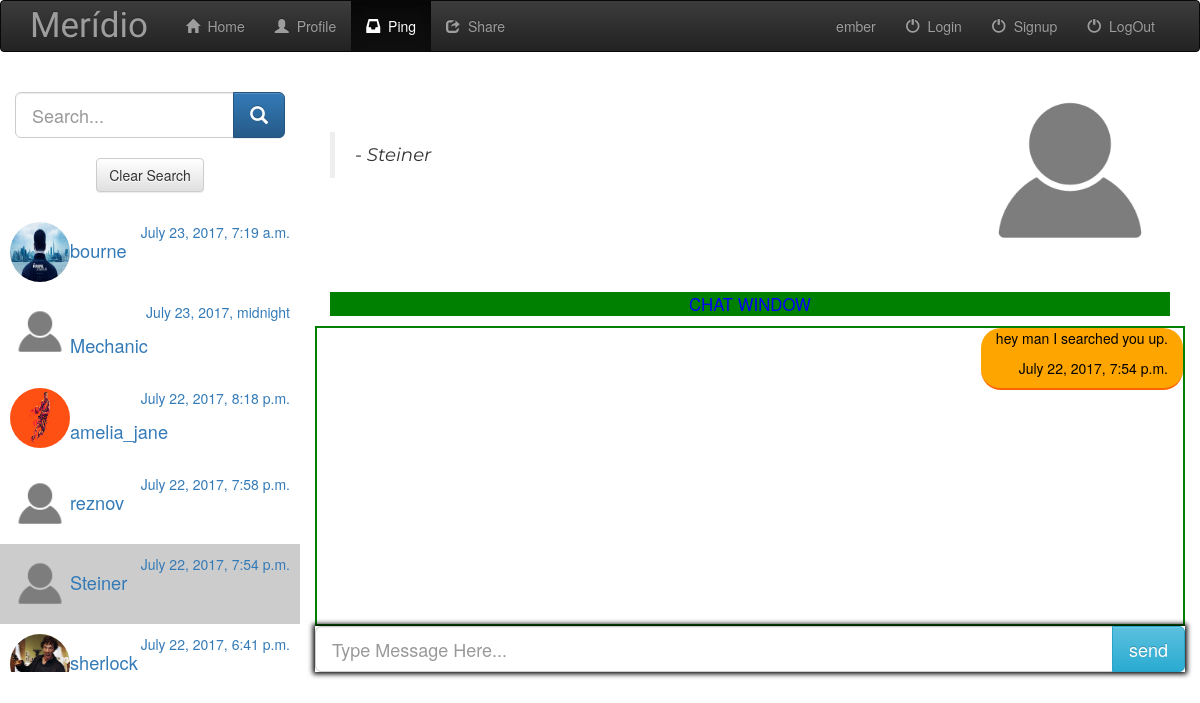
Page /website/message_app/4 (signed in) on the committed database.
### website/models.py (models this page shows, shortened)
class Network(models.Model):
	user = models.ForeignKey(User,on_delete=models.CASCADE)
	friend_pk = models.IntegerField()
	friend_name = models.CharField(max_length=500,default='')
	last_conversation = models.DateTimeField(default = datetime.datetime(1997,3,30,0,0,0,0))

class Profile(models.Model):
	user = models.OneToOneField(User,on_delete=models.CASCADE)
	bio = models.TextField(max_length=5000,blank=True)
	location = models.CharField(max_length=100,blank=True)
	birth_date = models.DateField(null=True,blank=True)
	contrib = models.IntegerField()
	avatar = models.FileField(default='profile-icon.png')

class Conversation(models.Model):
	network = models.ForeignKey(Network,on_delete=models.CASCADE)
	conversation = models.TextField(max_length=10000)
	conv_time = models.DateTimeField(default=datetime.datetime(1997,3,30,0,0,0,0))

### website/views.py (the view)
# urls.py: url(r'^message_app/(?P<chat_id>[0-9]+)$',views.message_app,name='app_message'),
def message_app(request,chat_id):
	if not request.user.is_authenticated():
		return render(request,'website/login.html',{'error_message':'Login to Access Feature'})
	chat_id = int(chat_id)
	user = User.objects.get(username=request.session['curr_user'])
	network = Network.objects.filter(user=user).order_by("-last_conversation")
	network_list = []
	if(len(network) == 0):
		context={'network_list':network_list,'chat_id':chat_id,'is_empty':"Repo is empty"}
		return render(request,'website/message_app.html',context)
	itr = 0
	for item in network:
		friend = User.objects.get(pk=item.friend_pk)
		network_map = {'network':item,'friend':friend,'chat_id':itr}
		network_list.append(network_map)
		itr = itr+1
	sent_message_list = network_list[chat_id]["network"].conversation_set.all().order_by("conv_time")
	cross_item = Network.objects.get(user=network_list[chat_id]["friend"],friend_pk=user.pk,friend_name=user.username)
	recieved_message_list = cross_item.conversation_set.all().order_by("conv_time")
	message_list = sent_message_list | recieved_message_list
	message_list = sorted(message_list,key=lambda item:item.conv_time)
	context={'network_list':network_list,'chat_id':chat_id,'message_list':message_list}
	return render(request,'website/message_app.html',context)

### website/templatetags/list_index.py (called while the page is built)
@register.filter
def index(List,i):
	return List[int(i)]

@register.filter
def get_element(item,element):
	print(item["friend"])
	if element == 'username':
		return item["friend"].username
	elif element == 'photo':
		return item["friend"].profile.avatar.url
	elif element == 'bio':
		return item["friend"].profile.bio

@register.filter
def get_chatcode(item):
	return item["chat_id"]

### website/templates/website/message_app.html (shortened to what this page needs)
{% extends 'website/base.html' %}
{% load static %}
{% load list_index %}
{% block content %}
<div class="row">
	<div class="container-fluid">
		<div class="col-md-3 chat-wrapper">
			<br>
			<div class="input-group input-group-lg search-wrapper">
		      	<input type="text" class="form-control" placeholder="Search..." name="searchchat" id="search_chat">
		     	<div class="input-group-btn">
		        	<button class="btn btn-primary" onclick="search()"><i class="glyphicon glyphicon-search"></i></button>
		    	</div>
		    </div>
		    <br>
		    <center><button class="btn btn-default" onclick="clearSearch()">Clear Search</button></center>
		    <br>
		    <div class="allchats" style="display:block;">
		    {% for item in network_list %}
		    <div class="row friend-list-chats">
		    	<a href="{% url 'website:change_chat' network_list|index:forloop.counter0|get_chatcode %}">
		    		<div class="col-md-12 indivisual-chats">
		    			<img src="{{item.friend.profile.avatar.url}}" class="img img-responsive chat-image-li" />
		    			<p style="float:right;">{{item.network.last_conversation}}</p>
		    			<p style="font-size: 130%;text-align:left;margin-top:15px;">{{item.friend.username}}</p>
		    		</div>
		    	</a>
		    </div>
		    {% endfor %}
		    </div>
		</div>
		{% if is_empty %}
		<div class="col-md-9 nonetwork">
			<p style="font-size: 300%;text-align: center;color:#bfbfbf;">Make some friends and converse with them</p>
			<br><br>
			<center>
			<img src="{% static 'website/images/friend.jpg' %}" class="img img-responsive" style="width:400px;height: 400px;border-radius: 10% 10%" />
			</center>
		</div>
		{% else %}
		<div class="col-md-9 conversation-wrapper">
			<div class="conv-top-div container-fluid">
				<img src="{{ network_list|index:chat_id|get_element:'photo' }}" class="img img-responsive conv-image" /><br><br><br>
				<blockquote id="top-bio" class="animated fadeInDown">{{ network_list|index:chat_id|get_element:'bio' }}
				<p id="top-user"><cite>- {{ network_list|index:chat_id|get_element:'username' }}</cite></p>
				</blockquote>
			</div>
			<br>
			<div class="container-fluid">
			<p style="text-align: center;background: green;color:blue;font-size: 120%;">CHAT WINDOW</p>
			</div>
			<div class="conv-div">
			{% for chat in message_list %}
				{% if chat.network.user.username == request.session.curr_user %}
					<div class="sent-message container-fluid">
						<p>{{chat.conversation}}</p>
						<p>{{chat.conv_time}}</p>
					</div>
				{% else %}
					<div class="recieved-message container-fluid">
						<p>{{chat.conversation}}</p>
						<p>{{chat.conv_time}}</p>
					</div>
				{% endif %}
			{% endfor %}
			</div>
			<div class="chatbox">
				<form role="form" action="{% url 'website:chat' chat_id %}" method='post'/>
					<div class="input-group input-group-lg send-wrapper">
		      			<input type="text" class="form-control" placeholder="Type Message Here..." name="chat_text" id="chatText" />
		     			<div class="input-group-btn">
		        			<input type="submit" class="btn btn-sm btn-info" value="send"/>
		    			</div>
		    		</div>
			</div>
		</div>
		{% endif %}
	</div>
</div>
<br>
{% endblock %}

### website/static/website/css/styling.css (style rules this page uses)
body { width: 100%; height: 100%; }
html { width: 100%; height: 100%; }
.chat-wrapper { overflow-y:scroll; height:600px; }
.indivisual-chats { padding:10px; }
.chat-image-li { float:left; width:60px; height:60px; border-radius:50% 50%; }
.activeChat { background-color:#cccccc; }
.conv-image { float: right; height:200px; width:200px; }
.sent-message { background-color: orange; color:black; text-align: right; border-bottom:2px solid #ff6600; max-width:600px; float:right; clear:both; border-radius: 20px 20px; }
.conv-div { border:2px solid green; overflow-y: scroll; height:300px; }
.chatbox { box-shadow: 0px 0px 5px 2px rgba(0,0,0,1.0); }
#top-bio { font-family: "Montserrat", sans-serif; font-size:130%; }
.conv-image { border-radius: 50% 50%; }

### rows in the picture
Network: friend.profile.avatar (picture), network.last_conversation "July 23, 2017, 7:19 a.m.", friend.username "bourne"
Network: friend.profile.avatar (picture), network.last_conversation "July 23, 2017, midnight", friend.username "Mechanic"
Network: friend.profile.avatar (picture), network.last_conversation "July 22, 2017, 8:18 p.m.", friend.username "amelia_jane"
Network: friend.profile.avatar (picture), network.last_conversation "July 22, 2017, 7:58 p.m.", friend.username "reznov"
Network: friend.profile.avatar (picture), network.last_conversation "July 22, 2017, 7:54 p.m.", friend.username "Steiner"
Network: friend.profile.avatar (picture), network.last_conversation "July 22, 2017, 6:41 p.m.", friend.username "sherlock"
Conversation: conversation "hey man I searched you up.", conv_time "July 22, 2017, 7:54 p.m."

### other values in the picture
{{ request.session.curr_user }} "ember"
{{ network_list|index:chat_id|get_element:'username' }} "Steiner"
